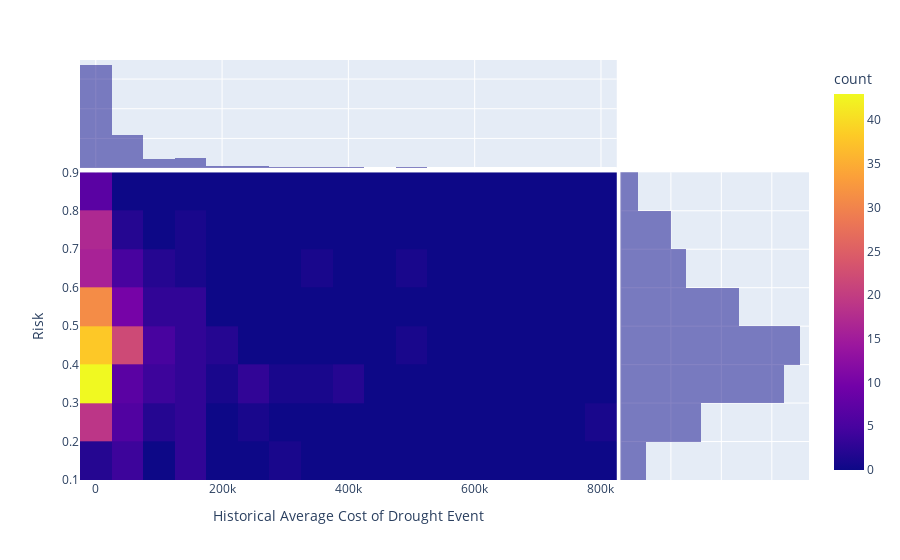

The notebook cell this image was saved under:
### Code cell
fig = px.density_heatmap(data, x="Historical Average Cost of Drought Event", y="Risk", marginal_x="histogram", marginal_y="histogram")
fig.show()

### Figure 1 — Plotly figure (JSON) as saved in the notebook; plotly's stock layout.template omitted (floating-point values rounded to 4 significant figures; data arrays with more than 128 entries replaced by an {"elided": "..."} marker saying what was removed)
{"data": [{"coloraxis": "coloraxis", "hovertemplate": "Historical Average Cost of Drought Event=%{x}<br>Risk=%{y}<br>count=%{z}<extra></extra>", "name": "", "type": "histogram2d", "x": {"elided": "278 float values"}, "xaxis": "x", "xbingroup": "x", "y": {"elided": "278 float values"}, "yaxis": "y", "ybingroup": "y"}, {"alignmentgroup": "True", "bingroup": "x", "hovertemplate": "Historical Average Cost of Drought Event=%{x}<br>count=%{y}<extra></extra>", "legendgroup": "", "marker": {"color": "#0d0887"}, "name": "", "offsetgroup": "", "opacity": 0.5, "showlegend": false, "type": "histogram", "x": {"elided": "278 float values"}, "xaxis": "x3", "yaxis": "y3"}, {"alignmentgroup": "True", "bingroup": "y", "hovertemplate": "Risk=%{y}<br>count=%{x}<extra></extra>", "legendgroup": "", "marker": {"color": "#0d0887"}, "name": "", "offsetgroup": "", "opacity": 0.5, "showlegend": false, "type": "histogram", "xaxis": "x2", "y": {"elided": "278 float values"}, "yaxis": "y2"}], "layout": {"barmode": "overlay", "coloraxis": {"colorbar": {"title": {"text": "count"}}, "colorscale": [[0, "#0d0887"], [0.1111, "#46039f"], [0.2222, "#7201a8"], [0.3333, "#9c179e"], [0.4444, "#bd3786"], [0.5556, "#d8576b"], [0.6667, "#ed7953"], [0.7778, "#fb9f3a"], [0.8889, "#fdca26"], [1, "#f0f921"]]}, "legend": {"tracegroupgap": 0}, "margin": {"t": 60}, "xaxis": {"anchor": "y", "domain": [0, 0.7363], "title": {"text": "Historical Average Cost of Drought Event"}}, "xaxis2": {"anchor": "y2", "domain": [0.7413, 1], "matches": "x2", "showgrid": true, "showline": false, "showticklabels": false, "ticks": ""}, "xaxis3": {"anchor": "y3", "domain": [0, 0.7363], "matches": "x", "showgrid": true, "showticklabels": false}, "xaxis4": {"anchor": "y4", "domain": [0.7413, 1], "matches": "x2", "showgrid": true, "showline": false, "showticklabels": false, "ticks": ""}, "yaxis": {"anchor": "x", "domain": [0, 0.7326], "title": {"text": "Risk"}}, "yaxis2": {"anchor": "x2", "domain": [0, 0.7326], "matches": "y", "showgrid": true, "showticklabels": false}, "yaxis3": {"anchor": "x3", "domain": [0.7426, 1], "matches": "y3", "showgrid": true, "showline": false, "showticklabels": false, "ticks": ""}, "yaxis4": {"anchor": "x4", "domain": [0.7426, 1], "matches": "y3", "showgrid": true, "showline": false, "showticklabels": false, "ticks": ""}}}
